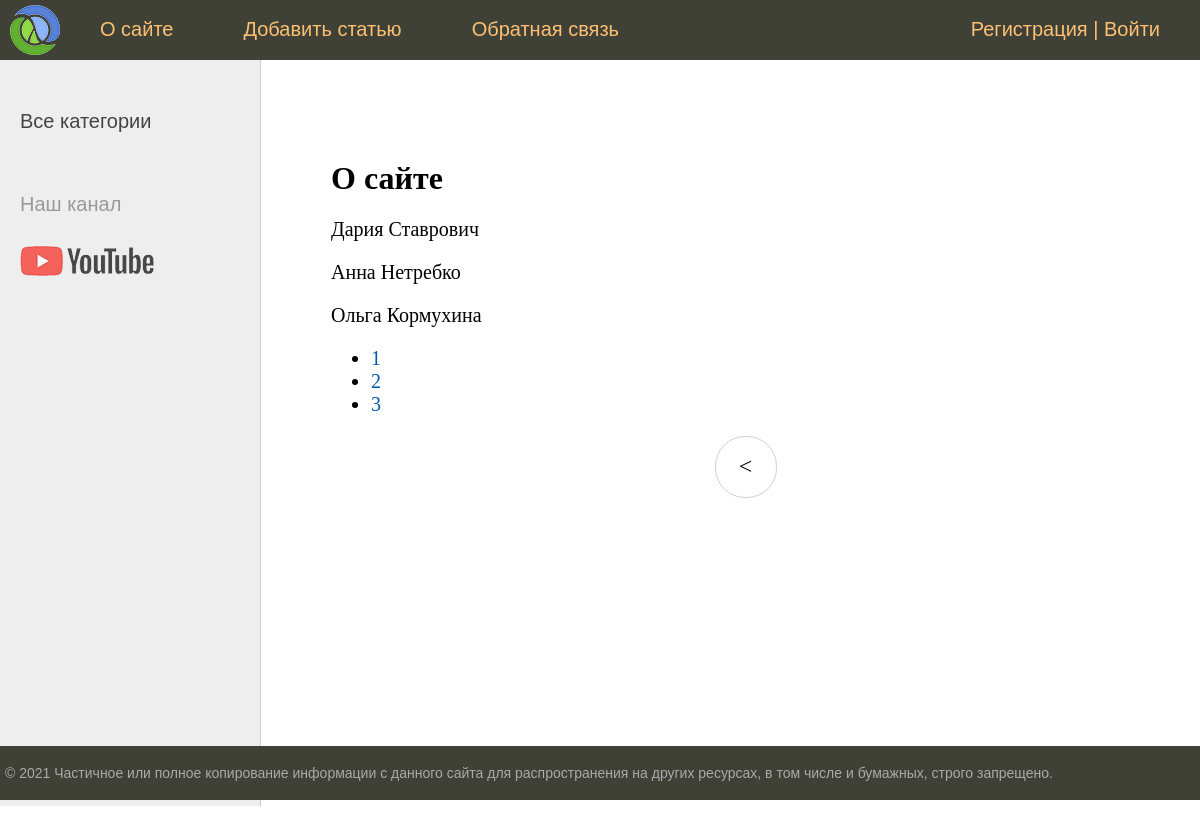
The page /about/?page=3 on the database its author committed.
### women/models.py (models this page shows, shortened)
class Women(models.Model):
    title = models.CharField(max_length=255, verbose_name='Заголовок')
    content = models.TextField(blank=True, verbose_name='Текст')
    photo = models.ImageField(upload_to='photos/%Y/%m/%d/', verbose_name='Изображение')
    time_create = models.DateTimeField(auto_now_add=True, verbose_name='Время создания')
    time_update = models.DateTimeField(auto_now=True, verbose_name='Время обновления')
    is_published = models.BooleanField(default=True, verbose_name='Опубликовать')
    slug = models.SlugField(max_length=255, unique=True, db_index=True, verbose_name='URL')
    cat = models.ForeignKey(
        'Category',
        on_delete=models.PROTECT,
        verbose_name='Категория'
    )
    def __str__(self):
        return self.title
    class Meta:
        verbose_name = 'Известные женщины'
        verbose_name_plural = 'Известные женщины'
        ordering = ['time_create', 'title']

### women/views.py (the view)
# urls.py: path('about/', about, name='about'),
def about(request):
    contact_list = Women.objects.all()
    paginator = Paginator(contact_list, 3)
    page_number = request.GET.get('page')
    page_obj = paginator.get_page(page_number)
    return render(request, 'women/about.html', {
        'page_obj': page_obj,
        'menu': menu,
        'title': 'О сайте'}
                  )

### women/templates/women/about.html
{% extends 'women/base.html' %}
{% block content %}
<h1>{{title}}</h1>
{% for contact in page_obj %}
    <p>{{ contact }}</p>
{% endfor %}
    <nav>
    <ul>
        {% for p in page_obj.paginator.page_range %}
        <li>
            <a href="?page={{ p }}">{{ p }}</a>
        </li>
        {% endfor %}
    </ul>
    </nav>
{% endblock %}

### women/static/women/css/styles.css (style rules this page uses)
html, body { font-family: 'Arial'; margin: 0; padding: 0; height: 100%; width: 100%; color: #444; }
a { color: #0059b2; text-decoration: none; }
.content-text h1 { font-size: 32px; }

### rows shown on the page
Women: title "Дария Ставрович"
Women: title "Анна Нетребко"
Women: title "Ольга Кормухина"

### other values the page prints
{{ m.title }} "О сайте" "Добавить статью" "Обратная связь"
{{ title }} "О сайте"
{{ p }} "1" "2" "3"
